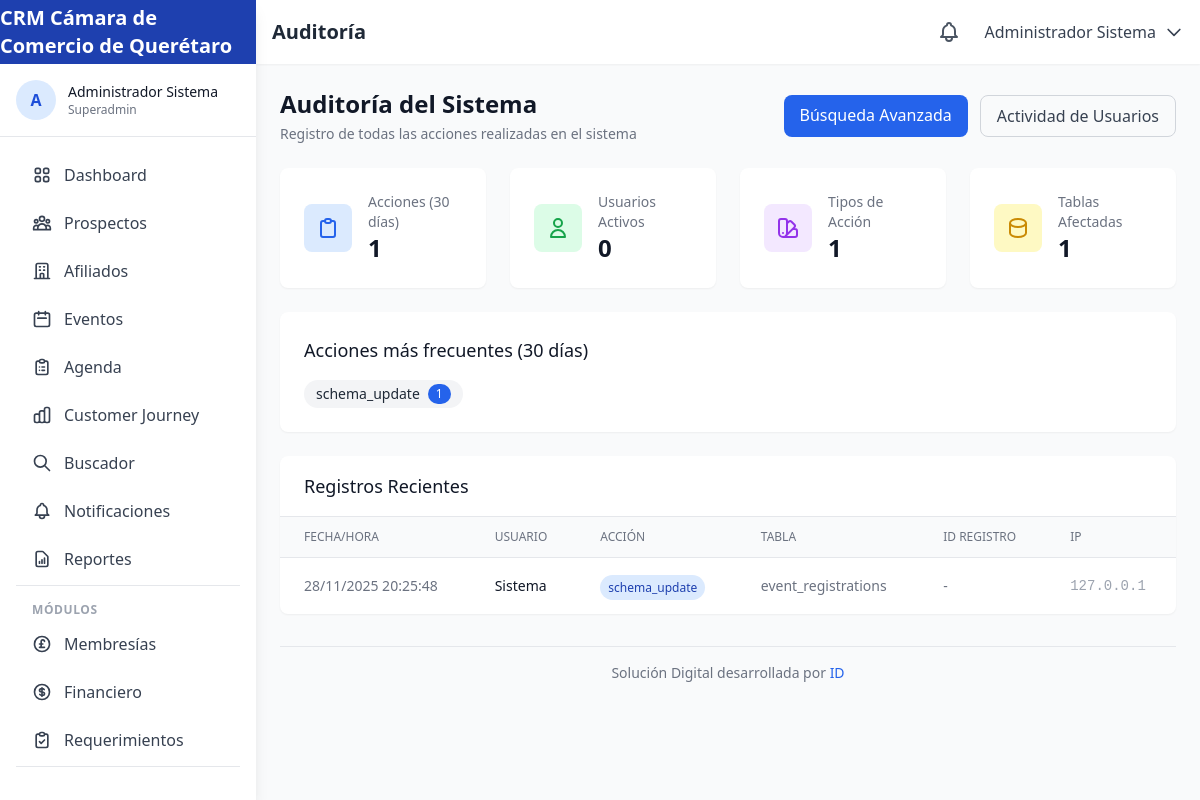
Before: /auditoria (signed in) with the older database file.
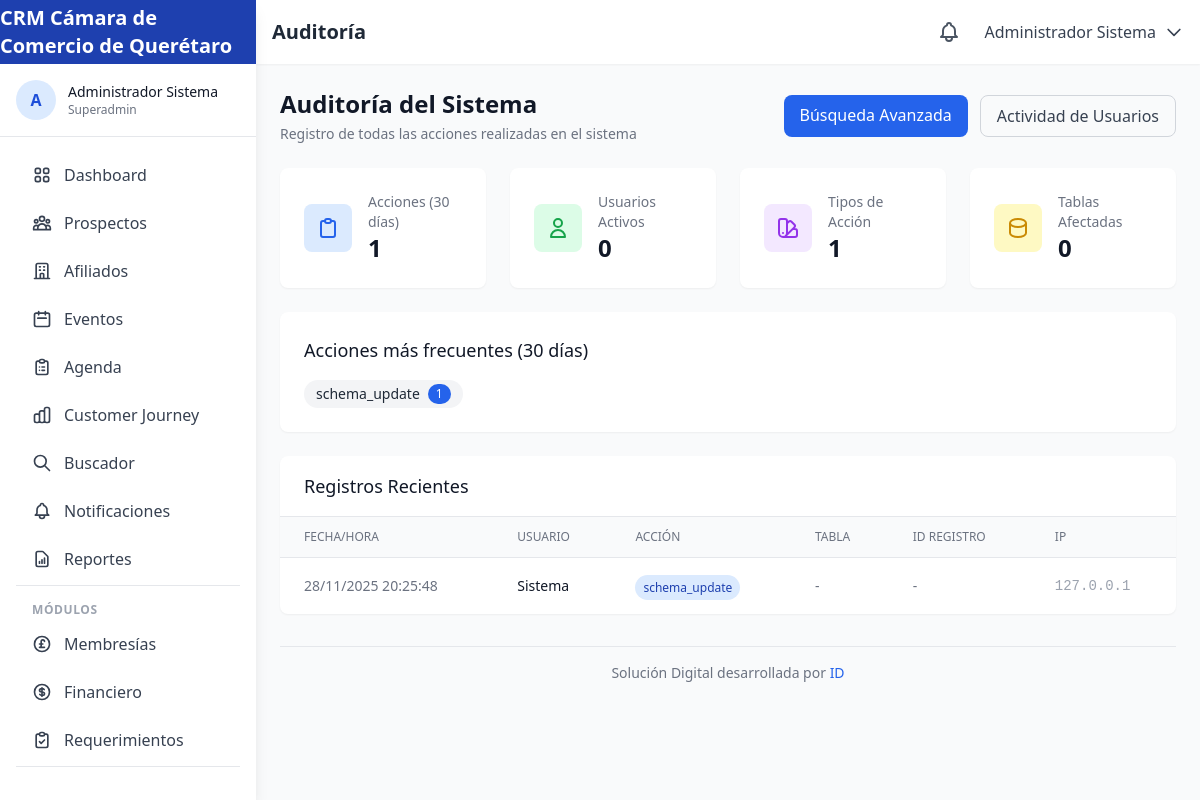
After: the same page with the newer database file.
### tables this page shows
CREATE TABLE IF NOT EXISTS `audit_log` (
    `id` INT UNSIGNED AUTO_INCREMENT PRIMARY KEY,
    `user_id` INT UNSIGNED,
    `action` VARCHAR(100) NOT NULL,
    `table_name` VARCHAR(100),
    `record_id` INT UNSIGNED,
    `old_values` JSON,
    `new_values` JSON,
    `ip_address` VARCHAR(45),
    `user_agent` TEXT,
    `created_at` TIMESTAMP DEFAULT CURRENT_TIMESTAMP,
    FOREIGN KEY (`user_id`) REFERENCES `users`(`id`) ON DELETE SET NULL,
    INDEX `idx_table_record` (`table_name`, `record_id`)
);

### app/controllers/AuditController.php (called while the page is built, shortened)
<?php
class AuditController extends Controller {
    private AuditLog $auditModel;
    public function __construct(array $params = []) {
        $this->auditModel = new AuditLog();
    }
    public function index(): void {
        $logs = $this->auditModel->getRecent(100);
        $stats = $this->auditModel->getStats();
        $actionsSummary = $this->auditModel->getActionsSummary();
        $this->view('audit/index', [
            'pageTitle' => 'Auditoría',
            'currentPage' => 'auditoria',
            'logs' => $logs,
            'stats' => $stats,
            'actionsSummary' => $actionsSummary
        ]);
    }
}

### public/index.php (called while the page is built, shortened)
<?php
spl_autoload_register(function ($class) {
    $paths = [
        APP_PATH . '/core/' . $class . '.php',
        APP_PATH . '/controllers/' . $class . '.php',
        APP_PATH . '/models/' . $class . '.php'
    ];
    foreach ($paths as $path) {
        if (file_exists($path)) {
            return;
        }
    }
});
$router = new Router();
$router->add('', ['controller' => 'home', 'action' => 'index']);
$router->add('login', ['controller' => 'auth', 'action' => 'login']);
$router->add('logout', ['controller' => 'auth', 'action' => 'logout']);
$router->add('register', ['controller' => 'auth', 'action' => 'register']);
$router->add('recuperar-password', ['controller' => 'auth', 'action' => 'forgotPassword']);
$router->add('restablecer-password', ['controller' => 'auth', 'action' => 'resetPassword']);
$router->add('dashboard', ['controller' => 'dashboard', 'action' => 'index']);
$router->add('dashboard/afiliador', ['controller' => 'dashboard', 'action' => 'afiliador']);
$router->add('dashboard/comercial', ['controller' => 'dashboard', 'action' => 'comercial']);
$router->add('dashboard/direccion', ['controller' => 'dashboard', 'action' => 'direccion']);
$router->add('dashboard/contabilidad', ['controller' => 'dashboard', 'action' => 'contabilidad']);
$router->add('prospectos', ['controller' => 'prospects', 'action' => 'index']);
$router->add('prospectos/nuevo', ['controller' => 'prospects', 'action' => 'create']);
$router->add('prospectos/{id}', ['controller' => 'prospects', 'action' => 'show']);
$router->add('prospectos/{id}/editar', ['controller' => 'prospects', 'action' => 'edit']);
$router->add('prospectos/{id}/eliminar', ['controller' => 'prospects', 'action' => 'delete']);
$router->add('prospectos/canal/{channel}', ['controller' => 'prospects', 'action' => 'byChannel']);
$router->add('afiliados', ['controller' => 'affiliates', 'action' => 'index']);
$router->add('afiliados/nuevo', ['controller' => 'affiliates', 'action' => 'create']);
$router->add('afiliados/{id}', ['controller' => 'affiliates', 'action' => 'show']);
$router->add('afiliados/{id}/editar', ['controller' => 'affiliates', 'action' => 'edit']);
$router->add('afiliados/{id}/expediente', ['controller' => 'affiliates', 'action' => 'digitalFile']);
$router->add('afiliados/vencimientos', ['controller' => 'affiliates', 'action' => 'expirations']);
$router->add('afiliados/exafiliados', ['controller' => 'affiliates', 'action' => 'former']);
$router->add('eventos', ['controller' => 'events', 'action' => 'index']);
$router->add('eventos/nuevo', ['controller' => 'events', 'action' => 'create']);
$router->add('eventos/categorias', ['controller' => 'events', 'action' => 'categories']);
$router->add('eventos/{id}', ['controller' => 'events', 'action' => 'show']);
$router->add('eventos/{id}/editar', ['controller' => 'events', 'action' => 'edit']);
$router->add('eventos/{id}/registro', ['controller' => 'events', 'action' => 'registration']);
$router->add('eventos/{id}/asistencia', ['controller' => 'events', 'action' => 'attendance']);
$router->add('evento/{url}', ['controller' => 'events', 'action' => 'publicRegistration']);
$router->add('evento/pago/{code}', ['controller' => 'events', 'action' => 'payment']);
$router->add('evento/boleto/{code}', ['controller' => 'events', 'action' => 'printableTicket']);
$router->add('agenda', ['controller' => 'agenda', 'action' => 'index']);
$router->add('agenda/nueva', ['controller' => 'agenda', 'action' => 'create']);
$router->add('agenda/{id}', ['controller' => 'agenda', 'action' => 'show']);
$router->add('agenda/{id}/editar', ['controller' => 'agenda', 'action' => 'edit']);
$router->add('agenda/api/eventos', ['controller' => 'agenda', 'action' => 'apiEvents']);
$router->add('buscador', ['controller' => 'search', 'action' => 'index']);
$router->add('buscador/resultados', ['controller' => 'search', 'action' => 'results']);
$router->add('buscador/no-match', ['controller' => 'search', 'action' => 'noMatch']);
$router->add('journey', ['controller' => 'journey', 'action' => 'index']);
$router->add('journey/{id}', ['controller' => 'journey', 'action' => 'show']);
$router->add('journey/upselling', ['controller' => 'journey', 'action' => 'upselling']);
$router->add('journey/crossselling', ['controller' => 'journey', 'action' => 'crossselling']);
$router->add('notificaciones', ['controller' => 'notifications', 'action' => 'index']);
$router->add('notificaciones/marcar-leida/{id}', ['controller' => 'notifications', 'action' => 'markRead']);
$router->add('reportes', ['controller' => 'reports', 'action' => 'index']);
$router->add('reportes/comerciales', ['controller' => 'reports', 'action' => 'commercial']);
$router->add('reportes/financieros', ['controller' => 'reports', 'action' => 'financial']);
$router->add('reportes/operativos', ['controller' => 'reports', 'action' => 'operational']);
$router->add('configuracion', ['controller' => 'config', 'action' => 'index']);
$router->add('configuracion/sitio', ['controller' => 'config', 'action' => 'site']);
$router->add('configuracion/correo', ['controller' => 'config', 'action' => 'email']);
$router->add('configuracion/correo/probar', ['controller' => 'config', 'action' => 'testEmail']);
$router->add('configuracion/estilos', ['controller' => 'config', 'action' => 'styles']);
$router->add('configuracion/pagos', ['controller' => 'config', 'action' => 'payments']);
$router->add('configuracion/api', ['controller' => 'config', 'action' => 'api']);
$router->add('configuracion/usuarios', ['controller' => 'config', 'action' => 'users']);
$router->add('perfil', ['controller' => 'profile', 'action' => 'index']);
$router->add('perfil/actualizar', ['controller' => 'profile', 'action' => 'update']);
$router->add('perfil/password', ['controller' => 'profile', 'action' => 'changePassword']);
$router->add('usuarios', ['controller' => 'users', 'action' => 'index']);
$router->add('usuarios/nuevo', ['controller' => 'users', 'action' => 'create']);
$router->add('usuarios/{id}', ['controller' => 'users', 'action' => 'show']);
$router->add('usuarios/{id}/editar', ['controller' => 'users', 'action' => 'edit']);
$router->add('membresias', ['controller' => 'memberships', 'action' => 'index']);
$router->add('membresias/nuevo', ['controller' => 'memberships', 'action' => 'create']);
$router->add('membresias/{id}', ['controller' => 'memberships', 'action' => 'show']);
$router->add('membresias/{id}/editar', ['controller' => 'memberships', 'action' => 'edit']);
$router->add('financiero', ['controller' => 'financial', 'action' => 'index']);
$router->add('financiero/pagos', ['controller' => 'financial', 'action' => 'payments']);
$router->add('financiero/facturas', ['controller' => 'financial', 'action' => 'invoices']);
$router->add('financiero/reporte', ['controller' => 'financial', 'action' => 'report']);
$router->add('financiero/registrar-pago', ['controller' => 'financial', 'action' => 'recordPayment']);
$router->add('financiero/generar-factura', ['controller' => 'financial', 'action' => 'generateInvoice']);
$router->add('financiero/categorias', ['controller' => 'financial', 'action' => 'categories']);
$router->add('financiero/movimientos', ['controller' => 'financial', 'action' => 'transactions']);
$router->add('financiero/reporte-movimientos', ['controller' => 'financial', 'action' => 'transactionsReport']);
$router->add('importar', ['controller' => 'import', 'action' => 'index']);
$router->add('importar/procesar', ['controller' => 'import', 'action' => 'process']);
$router->add('importar/plantilla', ['controller' => 'import', 'action' => 'template']);
$router->add('auditoria', ['controller' => 'audit', 'action' => 'index']);
$router->add('auditoria/buscar', ['controller' => 'audit', 'action' => 'search']);
$router->add('auditoria/actividad', ['controller' => 'audit', 'action' => 'activity']);
$router->add('auditoria/usuario/{id}', ['controller' => 'audit', 'action' => 'byUser']);
$router->add('auditoria/tabla', ['controller' => 'audit', 'action' => 'byTable']);
$router->add('requerimientos', ['controller' => 'requirements', 'action' => 'index']);
$router->add('requerimientos/nuevo', ['controller' => 'requirements', 'action' => 'create']);
$router->add('requerimientos/categorias', ['controller' => 'requirements', 'action' => 'categories']);
$router->add('requerimientos/mis-requerimientos', ['controller' => 'requirements', 'action' => 'myRequirements']);
$router->add('requerimientos/actualizar-estado', ['controller' => 'requirements', 'action' => 'updateStatus']);
$router->add('requerimientos/{id}', ['controller' => 'requirements', 'action' => 'show']);
$router->add('requerimientos/{id}/editar', ['controller' => 'requirements', 'action' => 'edit']);
$router->add('api/prospectos', ['controller' => 'api', 'action' => 'prospects']);
$router->add('api/afiliados', ['controller' => 'api', 'action' => 'affiliates']);
$router->add('api/eventos', ['controller' => 'api', 'action' => 'events']);
$router->add('api/dashboard', ['controller' => 'api', 'action' => 'dashboard']);
$router->add('api/notificaciones', ['controller' => 'api', 'action' => 'notifications']);
$router->add('api/buscar', ['controller' => 'api', 'action' => 'search']);
$router->add('api/buscar-empresa', ['controller' => 'api', 'action' => 'searchCompany']);
$router->add('api/eventos/verificar-url', ['controller' => 'api', 'action' => 'verifyEventUrl']);
$router->add('api/eventos/confirmar-pago', ['controller' => 'api', 'action' => 'confirmEventPayment']);
$router->add('api/eventos/validar-qr', ['controller' => 'api', 'action' => 'validateEventQR']);
$url = $_GET['url'] ?? '';
try {
    $router->dispatch($url);
} catch (Exception $e) {
    $code = $e->getCode() ?: 500;
    http_response_code($code);
    if ($code === 404) {
        require_once APP_PATH . '/views/errors/404.php';
    } else {
        echo "Error: " . $e->getMessage();
    }
}

### app/core/Database.php (called while the page is built, shortened)
<?php
class Database {
    private static $instance = null;
    private $pdo;
    private function __construct() {
        try {
            $dsn = "mysql:host=" . DB_HOST . ";dbname=" . DB_NAME . ";charset=" . DB_CHARSET;
            $this->pdo = new PDO($dsn, DB_USER, DB_PASS, DB_OPTIONS);
        } catch (PDOException $e) {
            throw new Exception("Database connection failed: " . $e->getMessage());
        }
    }
    public static function getInstance(): self {
        if (self::$instance === null) {
            self::$instance = new self();
        }
        return self::$instance;
    }
    public function query(string $sql, array $params = []): PDOStatement {
        $stmt = $this->pdo->prepare($sql);
        $stmt->execute($params);
        return $stmt;
    }
    public function fetchAll(string $sql, array $params = []): array {
        $stmt = $this->query($sql, $params);
        return $stmt->fetchAll();
    }
}

### app/models/AuditLog.php (called while the page is built, shortened)
<?php
class AuditLog extends Model {
    protected string $table = 'audit_log';
    public function getRecent(int $limit = 50): array {
        $sql = "SELECT al.*, u.name as user_name, u.email as user_email
                FROM {$this->table} al
                LEFT JOIN users u ON al.user_id = u.id
                ORDER BY al.created_at DESC
                LIMIT :limit";
        return $this->raw($sql, ['limit' => $limit]);
    }
}

### app/core/Model.php (called while the page is built, shortened)
<?php
abstract class Model {
    protected Database $db;
    public function __construct() {
        $this->db = Database::getInstance();
    }
    protected function raw(string $sql, array $params = []): array {
        return $this->db->fetchAll($sql, $params);
    }
}

### app/views/audit/index.php (the view, shortened to what the rows shown need)
<div class="space-y-6">
    <div class="flex flex-col sm:flex-row sm:items-center sm:justify-between">
        <div>
            <h2 class="text-2xl font-bold text-gray-900">Auditoría del Sistema</h2>
        </div>
    </div>
    <div class="bg-white rounded-lg shadow-sm overflow-hidden">
        <div class="overflow-x-auto">
            <table class="min-w-full divide-y divide-gray-200">
                <thead class="bg-gray-50">
                    <tr>
                        <th class="px-6 py-3 text-left text-xs font-medium text-gray-500 uppercase">Fecha/Hora</th>
                        <th class="px-6 py-3 text-left text-xs font-medium text-gray-500 uppercase">Usuario</th>
                        <th class="px-6 py-3 text-left text-xs font-medium text-gray-500 uppercase">Acción</th>
                        <th class="px-6 py-3 text-left text-xs font-medium text-gray-500 uppercase">Tabla</th>
                        <th class="px-6 py-3 text-left text-xs font-medium text-gray-500 uppercase">ID Registro</th>
                        <th class="px-6 py-3 text-left text-xs font-medium text-gray-500 uppercase">IP</th>
                    </tr>
                </thead>
                <tbody class="divide-y divide-gray-200">
                    <?php foreach ($logs as $log): ?>
                    <tr class="hover:bg-gray-50">
                        <td class="px-6 py-4 whitespace-nowrap text-sm text-gray-500">
                            <?php echo date('d/m/Y H:i:s', strtotime($log['created_at'])); ?>
                        </td>
                        <td class="px-6 py-4 whitespace-nowrap">
                            <p class="text-sm font-medium text-gray-900"><?php echo htmlspecialchars($log['user_name'] ?? 'Sistema'); ?></p>
                        </td>
                        <td class="px-6 py-4 whitespace-nowrap">
                            <span class="px-2 py-1 text-xs rounded-full bg-blue-100 text-blue-800">
                                <?php echo htmlspecialchars($log['action']); ?>
                            </span>
                        </td>
                        <td class="px-6 py-4 whitespace-nowrap text-sm text-gray-500">
                            <?php echo htmlspecialchars($log['table_name'] ?? '-'); ?>
                        </td>
                        <td class="px-6 py-4 whitespace-nowrap text-sm text-gray-500">
                            <?php echo $log['record_id'] ?? '-'; ?>
                        </td>
                        <td class="px-6 py-4 whitespace-nowrap text-sm text-gray-400 font-mono">
                            <?php echo htmlspecialchars($log['ip_address'] ?? '-'); ?>
                        </td>
                    </tr>
                    <?php endforeach; ?>
                </tbody>
            </table>
        </div>
    </div>
</div>

Changed rows visible on the page:
changed audit_log "schema_update": table_name "event_registrations" → "-"
Other visible differences:
$stats['tables_affected']: "1" → "0"
